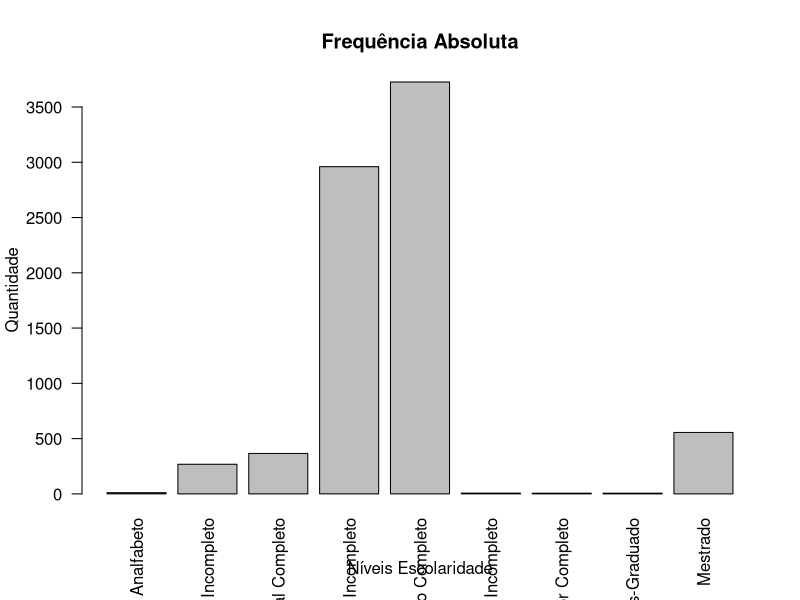
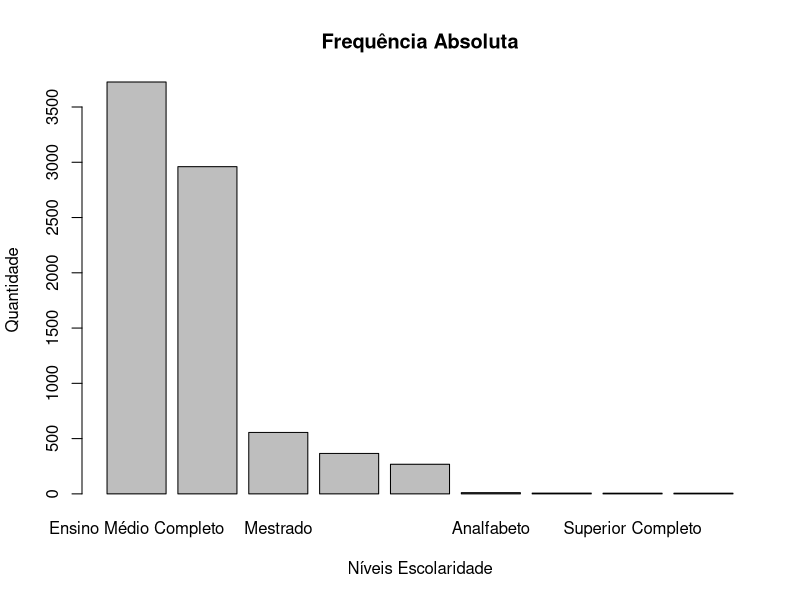
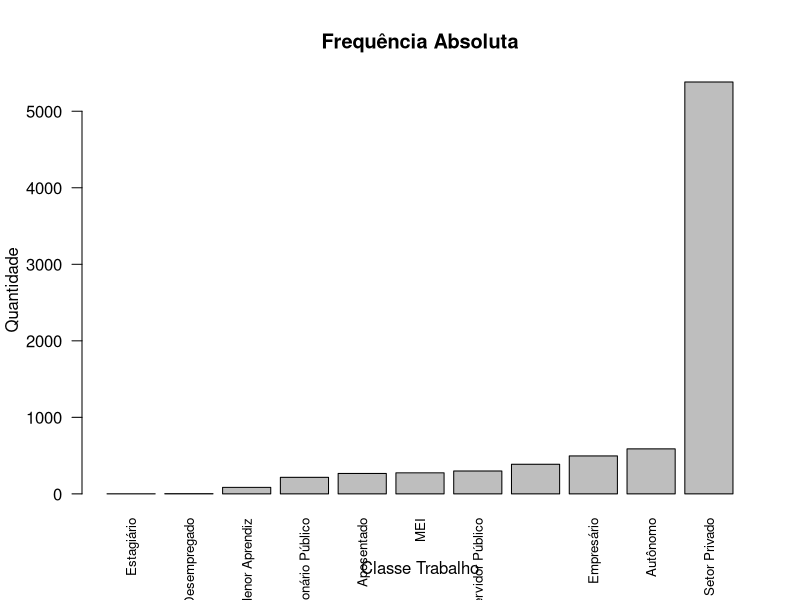
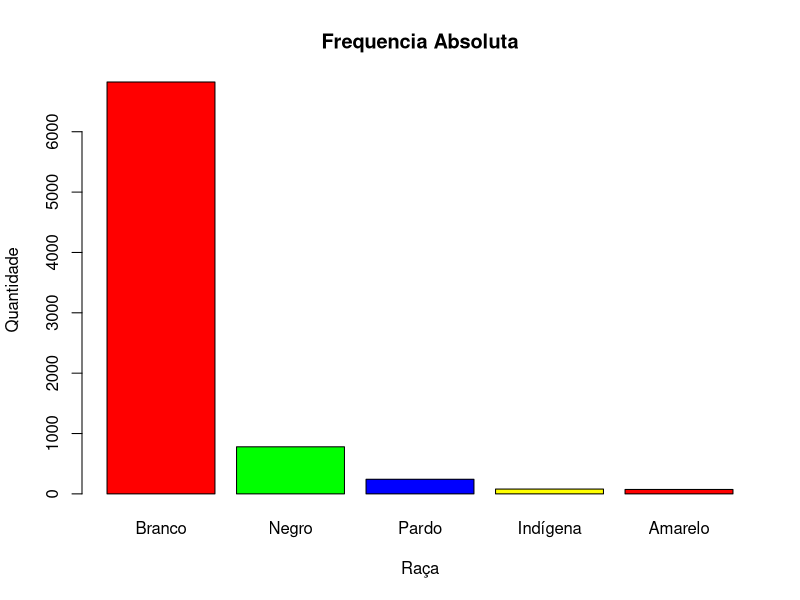
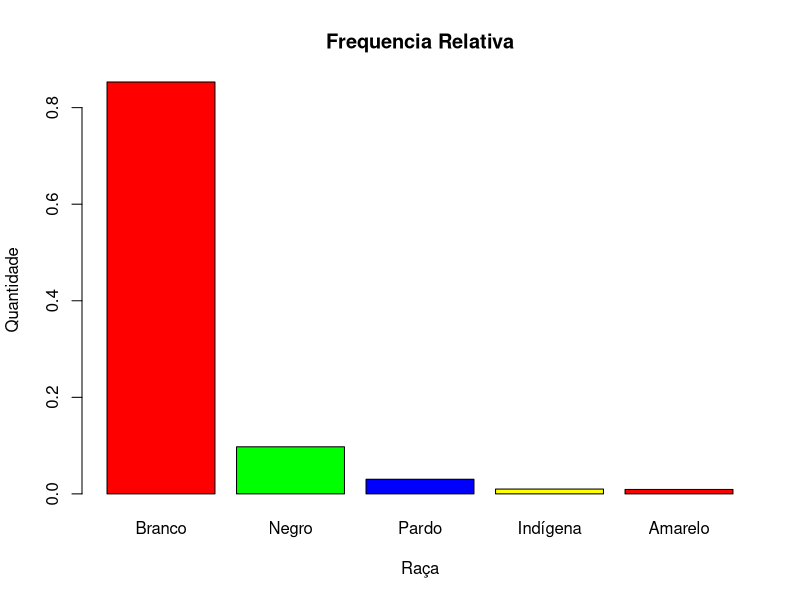
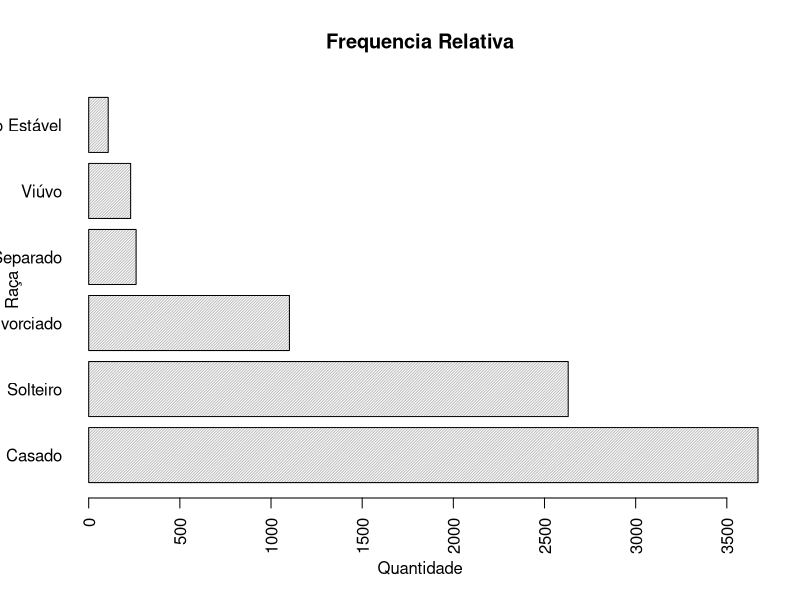
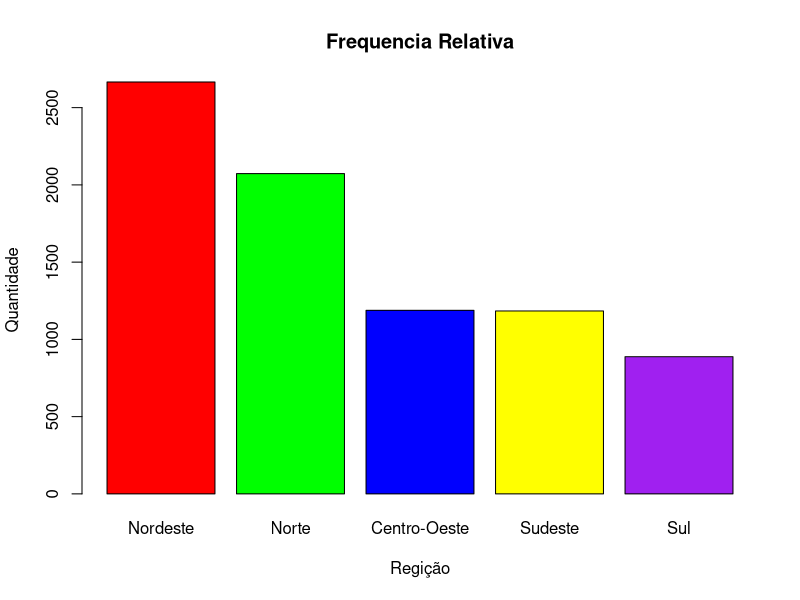
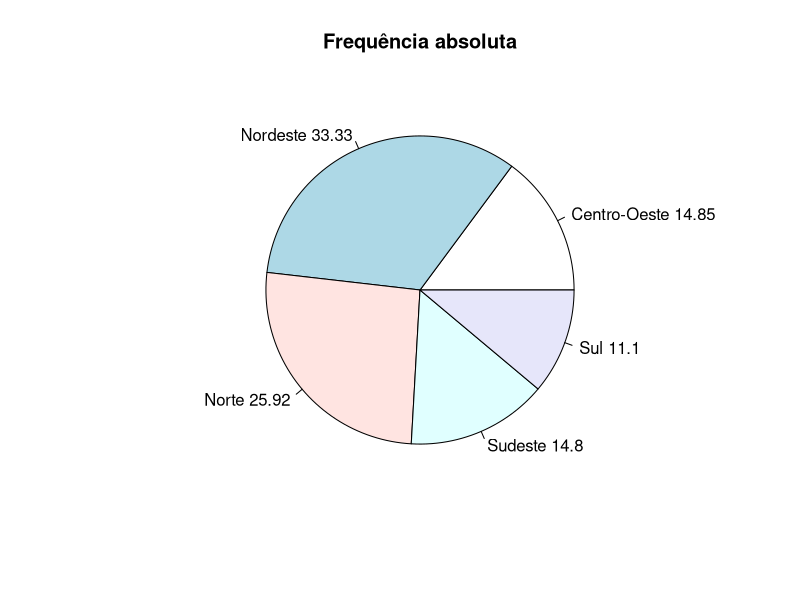

Source code (R) for these figures, in order: (Note: this script raises an error after producing the figures.)



os <- Sys.info()[['sysname']]

if (os == "Linux") {
    setwd("/home/quelvin/r_projects/analise_clientes_R/")
} else if (os == "Windows") {
    setwd("C:/Users/Cerqueira/r_projects/analise_clientes/")
} else {
  print(paste("Você está usando:", os))
}




# Definindo pasta de trabalho


# Importando dataset
df <- read.csv("data/clientes_8000-1.csv",
                 sep=";",
                 dec=",",
                 fileEncoding = "latin1")

# Verificando primeiras linhas
head(df)

# Verificando colunas nulas ou em branco
colSums(is.na(df)|df=="")

# Vistualizar dados 
View(df)

# Estrutura dos dados 
str(df)
# idade             - quantitativa discreta
# classe_trabalho   - qualitativa nominal
# escolaridade      - qualitativa ordinal
# anos_estudo       - quantitativa discreta
# Estado_civil      - qualitativa nominal
# raça              - qualitativa nominal
# sexo              - qualitativa nominal
# uf                - qualitativa nominal
# regiao            - qualitativa nominal
# qtde_filho        - quantitativa discreta
# salário           - quantitativa continua 

# Verificando valores unicos
print(unique(df$classe_trabalho))

# Convertendo em factor 
df$classe_trabalho <- factor(df$classe_trabalho)


# Verificando valores unicos
print(unique(df$escolaridade))

# Convertendo em factor 
df$escolaridade <- factor(df$escolaridade,levels 
                          = c("Analfabeto",
                              "Ensino Fundamental Incompleto",
                              "Ensino Fundamental Completo",
                              "Ensino Médio Incompleto",
                              "Ensino Médio Completo",
                              "Superior Incompleto",
                              "Superior Completo",
                              "Pós-Graduado",
                              "Mestrado"
                              ),
                          ordered = TRUE)

levels(df$escolaridade)


# Verificando valores unicos
print(unique(df$Estado_civil))

# Convertendo em factor 
df$Estado_civil <- factor(df$Estado_civil)


# Verificando valores unicos
print(unique(df$raça))

# Convertendo em factor 
df$raça <- factor(df$raça)


# Verificando valores unicos
print(unique(df$sexo))

# Convertendo em factor 
df$sexo <- factor(df$sexo)


# Verificando valores unicos
print(unique(df$região))

# Convertendo em factor 
df$região <- factor(df$região)


# Verificando valores unicos
print(unique(df$UF))

# Convertendo em factor 
df$UF <- factor(df$UF)

# Verificando níveis 
levels(df$escolaridade)


# Verificando ultimas linhas
tail(df)

# Visualizando dados modo planilha
View(df)

# Análise macro dos dados
summary(df)

# ------------------ESCOLARIDADE-----------------------------------------------#

# Frequência absoluta
fa_escolaridade <- table(df$escolaridade)
fa_escolaridade

# Frequência relativa
fr_escolaridade <- prop.table(table(df$escolaridade))
fr_escolaridade

# Frequência percentual
fp_escolaridade <- fr_escolaridade*100
fp_escolaridade
round(fp_escolaridade,digits = 2)

# Moda
names(fa_escolaridade)[which.max(fa_escolaridade)]

barplot(fa_escolaridade,
        main="Frequência Absoluta",
        xlab="Níveis Escolaridade",
        ylab="Quantidade",
        cex.names =1,
        las = 2)



barplot(sort(fa_escolaridade,decreasing = TRUE),
        main="Frequência Absoluta",
        xlab="Níveis Escolaridade",
        ylab="Quantidade")

# ------------------CLASSE DE TRABALHO-----------------------------------------#


levels(df$classe_trabalho)

# Frequência absoluta
fa_classe_trabalho = table(df$classe_trabalho)
fa_classe_trabalho
sort(fa_classe_trabalho)

# Frequência relativa
fr_classe_trabalho <- prop.table(table(df$classe_trabalho))
sort(fr_classe_trabalho)

# Frequência rercentual
fp_classe_trabalho <- fr_classe_trabalho*100
sort(round(fp_classe_trabalho,digits = 2))

# Moda
names(fa_classe_trabalho)[which.max(fa_classe_trabalho)]

# Plotagem
barplot(sort(fa_classe_trabalho),
        main = "Frequência Absoluta",
        ylab = "Quantidade",
        xlab = "Classe Trabalho",
        cex.names = 0.8,
        las=2)

# ------------------Raça-------------------------------------------------------#

levels(df$raça)

# Frequência absoluta
fa_raca = table(df$raça)
sort(fa_raca, decreasing = TRUE)

# Frequência relativa
fr_raca <- prop.table(table(df$raça))
fr_raca

# Frquência percentual
fp_raca <- fr_raca*100
sort(round(fp_raca,digits = 2),decreasing = TRUE)


barplot(sort(fa_raca,decreasing = TRUE),
        main = "Frequencia Absoluta",
        ylab = "Quantidade",
        xlab = "Raça",
        col = c("red", "green", "blue", "yellow"))



barplot(sort(fr_raca,decreasing = TRUE),
        main = "Frequencia Relativa",
        ylab = "Quantidade",
        xlab = "Raça",
        col = c("red", "green", "blue", "yellow"))


# ------------------Estado Civil-----------------------------------------------#

levels(df$Estado_civil)

fa_estado_civil <- table(df$Estado_civil)
fa_estado_civil

barplot(sort(fa_estado_civil,decreasing = TRUE),
        main = "Frequencia Relativa",
        ylab = "Raça",
        xlab = "Quantidade",
        density = 50,
        horiz = TRUE,
        las=2)

# ------------------Região-----------------------------------------------------#

levels(df$região)

fa_regiao <- table(df$região)
fa_regiao

barplot(sort(fa_regiao,decreasing = TRUE),
        main = "Frequencia Relativa",
        ylab = "Quantidade",
        xlab = "Regição",
        col = c("red", "green", "blue", "yellow","purple"))


fp_regiao  <- prop.table(table(df$região))*100
pie(fp_regiao,
    main= "Frequência absoluta",
    labels  = paste( names(fp_regiao), as.character(round(fp_regiao,digits = 2))))


# ------------------UF---------------------------------------------------------#

levels(df$UF)

fa_uf  <-table(df$UF)
fa_uf

barplot(sort(fa_uf,decreasing = TRUE),
        main = "Frequencia Relativa",
        ylab = "Quantidade",
        xlab = "UF",
        col = heat.colors(length(fa_uf)),
        density = 90)

################### QUATITATIVAS DISCRETAS #####################################
# ------------------IDADE------------------------------------------------------#

fa_idade <- table(df$idade)
fr_idade <- prop.table(table(df$idade))
fp_idade <- fr_idade*100

fa_idade
fr_idade
fp_idade

barplot(sort(fa_idade,decreasing = TRUE),las=2)

# Medidas de resumo
# Moda 
names(fa_idade)[which.max(fa_idade)]

# Mediana
median(df$idade)
median(df$idade,na.rm = TRUE)

# Media
mean(df$idade)
mean(df$idade,na.rm = TRUE)

# Quartis
# São amplamente utilizados em estatística para entender a distribuição de um 
# conjunto de dados. Os quartis ajudam a identificar a dispersão e a localização central dos dados, 
# facilitando a análise de tendências e variações. Eles são parte de uma análise descritiva mais 
# ampla que inclui outras medidas como mediana, média, e desvio padrão.

quantile(df$idade)
qt_idade <- quantile(df$idade,na.rm = TRUE)

qt_idade
boxplot(df$idade, 
        main="Boxplot Idade",
        xlab="",
        ylab="Quantidade")

boxplot(df$idade~df$região)


max(df$idade)
min(df$idade)

# Amplitude 
# Mede a dispersão dos dados: A amplitude fornece uma ideia rápida de como os dados 
# estão espalhados. Um valor alto de amplitude indica que os dados estão amplamente 
# distribuídos, enquanto uma amplitude baixa indica que os dados estão concentrados em t
# orno de valores semelhantes.
# 
# Comparação de variabilidade entre conjuntos de dados: A amplitude é útil quando 
# você quer comparar rapidamente a variabilidade entre diferentes conjuntos de dados. 
# Se dois conjuntos de dados tiverem médias semelhantes, mas amplitudes diferentes, o 
# conjunto com maior amplitude terá mais variabilidade.
diff(range(df$idade))
diff(range(df$idade,na.rm = TRUE))

# Variância
# A variância quantifica o grau de espalhamento dos dados em torno da média. 
# Valores maiores de variância indicam que os dados estão mais dispersos 
# (maior variabilidade), enquanto valores menores de variância indicam que os dados 
# estão mais próximos da média (menor variabilidade).
# 
# Identificação de padrões de variabilidade: A variância ajuda a identificar se 
# um conjunto de dados tem muita ou pouca variação. Isso é útil em várias áreas, como economia, 
# engenharia, finanças e ciências sociais, onde compreender a estabilidade ou a 
# flutuação dos dados é crucial.
var(df$idade)

# Desvio Padrão
# Dispersão em torno da média: O desvio padrão de 13.57 significa que, em média, os 
# valores do seu conjunto de dados estão a cerca de 13.57 unidades de distância da média.
# Comparação com a média: Se a média dos dados for, por exemplo, 50, o desvio padrão 
# de 13.57 sugere que os dados variam moderadamente em torno da média, com muitos 
# valores entre 36.43 (50 - 13.57) e 63.57 (50 + 13.57).
sd(df$idade)


# Coeficiente de variação
# O CV é útil quando você quer comparar a variabilidade entre dois ou mais conjuntos 
# de dados que estão em diferentes escalas. Como ele é uma medida relativa (percentual), 
# ele permite comparações diretas, o que não é possível com medidas de dispersão absolutas 
# como o desvio padrão ou a variância.
sd(df$idade)/mean(df$idade)

# # Amplitude interquartilica
# O IQR mostra a variação dos valores centrais de um conjunto de dados, focando 
# nos 50% do meio. Isso exclui os valores extremos (outliers) e fornece uma
# medida mais robusta de dispersão do que a amplitude total, que considera o
# s valores mínimo e máximo.
quartis_idade <-quantile(df$idade)
quartis_idade[4]-quartis_idade[2]

# Frequência acumulada 
# A frequência acumulada ajuda a entender como os dados se acumulam à medida que 
# se avança pelas diferentes categorias ou intervalos. Isso facilita a análise de 
# onde estão concentradas as observações em um conjunto de dados.
# Exemplo: Se você estiver analisando notas de uma turma e calcular a frequência 
# acumulada, poderá ver quantos alunos tiraram notas abaixo de um certo valor (como 50, 60, 70, etc.).
faa_idade <- cumsum(df$idade)
faa_idade2 <- cumsum(head(df$idade,n = 10))


barplot(faa_idade)
pie(faa_idade)
plot(fa_idade,
     main="Frequencia absoluta",
     ylab = "Quantidade",
     xlab="Idades")

plot(faa_idade2,
     main="Frequencia absoluta",
     ylab = "Quantidade",
     xlab="Idades",
     type = "s")

# Contando a quantidade de classes
clases_salario <- nclass.Sturges(df$salário)+1

# Difinindo limites de cortes da clases 
min_val <- min(df$salário, na.rm = TRUE)  # Ignora NA
max_val <- max(df$salário, na.rm = TRUE)  # Ignora NA
cut(df$salário,breaks = seq(min_val,max_val,length.out = clases_salario))
# Definingo agrupamentos
grupos_salario <- cut(df$salário,breaks = seq(min_val,max_val,length.out = clases_salario))

fa_grupos_salario <- table(grupos_salario)

fa_grupos_salario
barplot(fa_grupos_salario)
hist(df$salário)
hist(df$salário,freq = FALSE)

boxplot(df$salário)

#######################ANALISE BIVARIADA########################################

# Variáveis qualitativas

# Frequẽncia absoluta
fa_escol_civil <- with(df,table(escolaridade,Estado_civil))
fa_escol_civil
fa_escol_civil2 <-table(df$escolaridade,df$Estado_civil)

# Frequência relativa
fg_escol_civil <- prop.table(fa_escol_civil)
fg_escol_civil
# Frequência aboluta por escolaridade
fa1_escol_civil <- prop.table(fa_escol_civil,margin = 1)
fa1_escol_civil 

# Frequência aboluta por estado civil
fa2_escol_civil <- prop.table(fa_escol_civil,margin = 2)
fa2_escol_civil

?barplot()
barplot(fa_escol_civil, legend.text = TRUE)
# Inverter grafico
barplot(t(fa_escol_civil), legend.text = TRUE,las=2)

barplot(fa_escol_civil, legend.text = TRUE,beside = TRUE)

# QUalitativa x Quantitavida

?cut()
quantile(df$salário)

grupos_salario
grupo_sal <- cut(df$salário,breaks = quantile(df$salário),include.lowest = TRUE)
grupo_sal

fa_sal_escol <-table(df$escolaridade,grupo_sal)
fa_sal_escol

faa_sal_class_trab <- table(df$classe_trabalho,grupo_sal)

faa_sal_raca <- table(df$raça,grupo_sal)
faa_sal_raca

boxplot(df$salário~df$escolaridade,las=2)
boxplot(df$salário~df$classe_trabalho,las=2)
boxplot(df$salário~df$raça,las=2)
?tapply()

tapply(df$salário, df$escolaridade, mean)

# Quantitativa x Quantitativa

grupo_idade <- cut(df$idade,breaks = quantile(df$idade),include.lowest = TRUE)

grupo_idade

plot(df$idade,
     df$salário)
abline(lm(df$salário~df$idade), col = "red")

install.packages("ggplot2")
library(ggplot2)

ggplot(df, aes(x = df$idade, y = df$salário)) +
  geom_point(color = "blue", size = 3) +
  geom_smooth(method = "lm", se = FALSE, color = "red") +
  labs(title = "Gráfico de Dispersão com Regressão", x = "Variável X", y = "Variável Y")

# Coeficiente de relação 
#Pearson

cor(df$idade,df$salário)

cor(df$salário,df$idade,method = "kendall")

cor(df$salário,df$idade,method = "spearman")

cor(df$salário,df$escolaridade)

anova_sal_escol  <- aov(df$salário~df$escolaridade)
summary(anova_sal_escol)
plot(anova_sal_escol)


